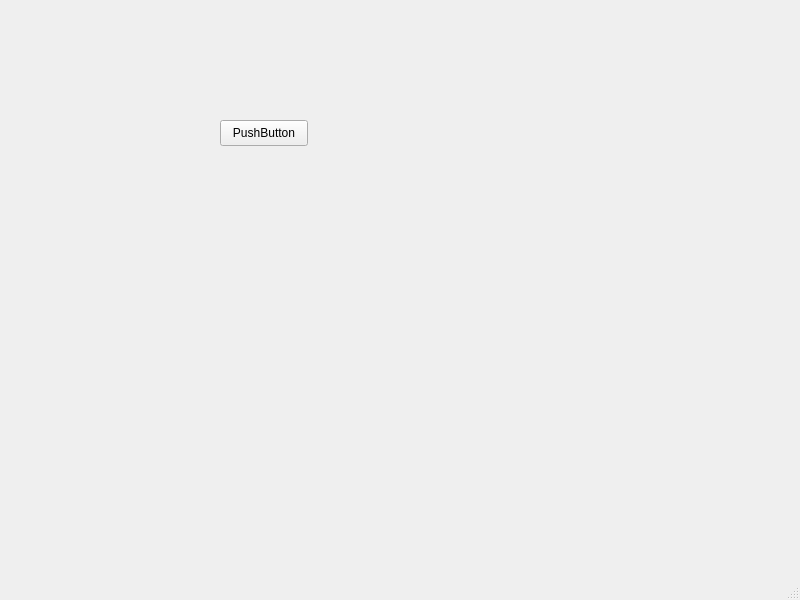
<?xml version="1.0" encoding="UTF-8"?>
<ui version="4.0">
 <class>MainWindow</class>
 <widget class="QMainWindow" name="MainWindow">
  <property name="geometry">
   <rect>
    <x>0</x>
    <y>0</y>
    <width>800</width>
    <height>600</height>
   </rect>
  </property>
  <property name="windowTitle">
   <string>MainWindow</string>
  </property>
  <widget class="QWidget" name="centralwidget">
   <widget class="QPushButton" name="pushButton">
    <property name="geometry">
     <rect>
      <x>220</x>
      <y>120</y>
      <width>88</width>
      <height>26</height>
     </rect>
    </property>
    <property name="text">
     <string>PushButton</string>
    </property>
   </widget>
  </widget>
  <widget class="QMenuBar" name="menubar">
   <property name="geometry">
    <rect>
     <x>0</x>
     <y>0</y>
     <width>800</width>
     <height>23</height>
    </rect>
   </property>
  </widget>
  <widget class="QStatusBar" name="statusbar"/>
 </widget>
 <resources/>
 <connections/>
</ui>
